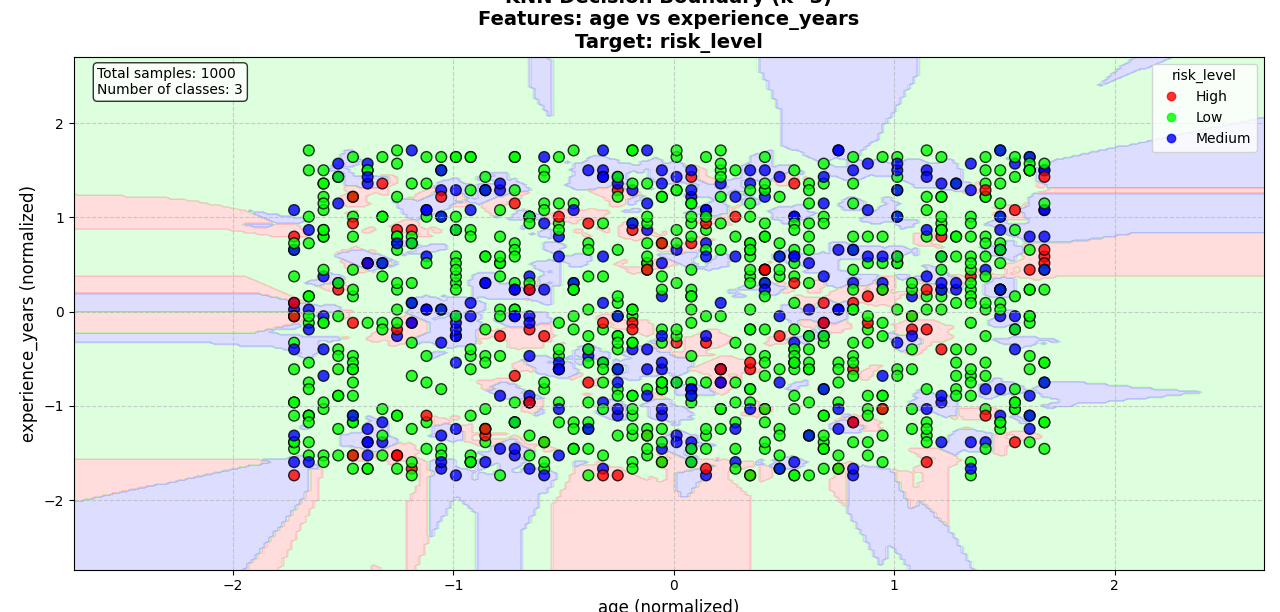

Source code (Python):
import numpy as np
import matplotlib.pyplot as plt
import pandas as pd
from matplotlib.colors import ListedColormap
from sklearn.neighbors import KNeighborsClassifier
from sklearn.preprocessing import LabelEncoder, StandardScaler

# Carregar dados do drivers.csv
data = pd.read_csv('drivers.csv')

# Verificar as colunas disponíveis
print("Colunas disponíveis no dataset:")
print(data.columns.tolist())
print(f"\nShape do dataset: {data.shape}")
print("\nPrimeiras 5 linhas:")
print(data.head())

# Encontrar colunas numéricas para features
numeric_columns = data.select_dtypes(include=[np.number]).columns.tolist()
print(f"\nColunas numéricas: {numeric_columns}")

# Encontrar colunas categóricas para target
categorical_columns = data.select_dtypes(include=['object']).columns.tolist()
print(f"Colunas categóricas: {categorical_columns}")

# Selecionar as duas primeiras colunas numéricas para features
if len(numeric_columns) >= 2:
    feature1, feature2 = numeric_columns[0], numeric_columns[1]
    print(f"\nUsando features: {feature1} e {feature2}")
else:
    raise ValueError("Não há colunas numéricas suficientes no dataset")

# Selecionar a primeira coluna categórica para target
if len(categorical_columns) > 0:
    target_column = categorical_columns[0]
    print(f"Usando como target: {target_column}")
else:
    # Se não houver colunas categóricas, criar uma baseada em quartis
    print("Criando target artificial baseado na primeira coluna numérica...")
    target_column = 'category'
    data[target_column] = pd.qcut(data[numeric_columns[0]], q=3, labels=['Low', 'Medium', 'High'])

# Preparar os dados
X = data[[feature1, feature2]].values
y = data[target_column]

# Converter target para numérico se for categórico
if y.dtype == 'object':
    le = LabelEncoder()
    y_encoded = le.fit_transform(y)
    class_names = le.classes_
else:
    y_encoded = y.values
    class_names = [f'Class {i}' for i in np.unique(y_encoded)]

# Remover NaN values se houver
mask = ~np.isnan(X).any(axis=1) & ~np.isnan(y_encoded)
X = X[mask]
y_encoded = y_encoded[mask]

# Normalizar os dados
scaler = StandardScaler()
X_scaled = scaler.fit_transform(X)

# Criar o classificador KNN
knn = KNeighborsClassifier(n_neighbors=3)
knn.fit(X_scaled, y_encoded)

# Configurar o mesh grid para plotar o limite de decisão
h = 0.02  # tamanho do passo no mesh
x_min, x_max = X_scaled[:, 0].min() - 1, X_scaled[:, 0].max() + 1
y_min, y_max = X_scaled[:, 1].min() - 1, X_scaled[:, 1].max() + 1
xx, yy = np.meshgrid(np.arange(x_min, x_max, h),
                     np.arange(y_min, y_max, h))

# Prever classes para cada ponto no mesh grid
Z = knn.predict(np.c_[xx.ravel(), yy.ravel()])
Z = Z.reshape(xx.shape)

# Configurar o plot
plt.figure(figsize=(12, 9))

# Criar mapa de cores baseado no número de classes
n_classes = len(np.unique(y_encoded))
colors_light = ['#FFAAAA', '#AAFFAA', '#AAAAFF', '#FFAAFF', '#FFFFAA', '#AAFFFF']
colors_bold = ['#FF0000', '#00FF00', '#0000FF', '#FF00FF', '#FFFF00', '#00FFFF']

cmap_light = ListedColormap(colors_light[:n_classes])
cmap_bold = ListedColormap(colors_bold[:n_classes])

# Plotar o limite de decisão
plt.contourf(xx, yy, Z, alpha=0.4, cmap=cmap_light)

# Plotar os pontos de treinamento
scatter = plt.scatter(X_scaled[:, 0], X_scaled[:, 1], c=y_encoded, cmap=cmap_bold, 
                      edgecolor='black', s=60, alpha=0.8)

# Configurar título e labels
plt.title(f"KNN Decision Boundary (k=3)\nFeatures: {feature1} vs {feature2}\nTarget: {target_column}", 
          fontsize=14, fontweight='bold')
plt.xlabel(f"{feature1} (normalized)", fontsize=12)
plt.ylabel(f"{feature2} (normalized)", fontsize=12)

# Adicionar grid
plt.grid(True, linestyle='--', alpha=0.6)

# Adicionar legenda
handles, _ = scatter.legend_elements()
plt.legend(handles, class_names, title=target_column, 
           loc="best", fontsize=10)

# Adicionar informações no gráfico
info_text = f'Total samples: {len(X)}\nNumber of classes: {n_classes}'
plt.text(0.02, 0.98, info_text, transform=plt.gca().transAxes, fontsize=10,
         verticalalignment='top', bbox=dict(boxstyle='round', facecolor='white', alpha=0.8))

# Ajustar layout
plt.tight_layout()

# Mostrar o plot
plt.show()

# Mostrar estatísticas
print(f"\n=== ESTATÍSTICAS ===")
print(f"Dataset shape: {data.shape}")
print(f"Features usadas: {feature1}, {feature2}")
print(f"Target: {target_column}")
print(f"Número de classes: {n_classes}")
print(f"Distribuição das classes:")
for i, class_name in enumerate(class_names):
    count = np.sum(y_encoded == i)
    print(f"  {class_name}: {count} samples ({count/len(y_encoded)*100:.1f}%)")
